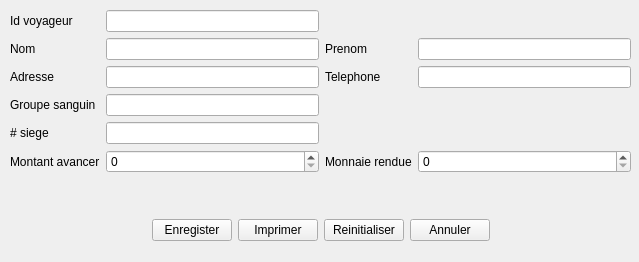
<?xml version="1.0" encoding="UTF-8"?>
<ui version="4.0">
 <class>Reservation</class>
 <widget class="QWidget" name="Reservation">
  <property name="windowModality">
   <enum>Qt::ApplicationModal</enum>
  </property>
  <property name="geometry">
   <rect>
    <x>0</x>
    <y>0</y>
    <width>639</width>
    <height>262</height>
   </rect>
  </property>
  <property name="minimumSize">
   <size>
    <width>639</width>
    <height>262</height>
   </size>
  </property>
  <property name="maximumSize">
   <size>
    <width>639</width>
    <height>262</height>
   </size>
  </property>
  <property name="windowTitle">
   <string>Reservation</string>
  </property>
  <widget class="QWidget" name="verticalLayoutWidget">
   <property name="geometry">
    <rect>
     <x>10</x>
     <y>10</y>
     <width>621</width>
     <height>231</height>
    </rect>
   </property>
   <layout class="QVBoxLayout" name="verticalLayout">
    <item>
     <layout class="QGridLayout" name="gridLayout">
      <item row="3" column="1">
       <widget class="QLineEdit" name="lineEdit_4"/>
      </item>
      <item row="6" column="1">
       <widget class="QSpinBox" name="spinBox"/>
      </item>
      <item row="2" column="0">
       <widget class="QLabel" name="label_2">
        <property name="text">
         <string>Nom</string>
        </property>
       </widget>
      </item>
      <item row="6" column="2">
       <widget class="QLabel" name="label_9">
        <property name="text">
         <string>Monnaie rendue</string>
        </property>
       </widget>
      </item>
      <item row="2" column="2">
       <widget class="QLabel" name="label_3">
        <property name="text">
         <string>Prenom</string>
        </property>
       </widget>
      </item>
      <item row="5" column="1">
       <widget class="QLineEdit" name="lineEdit_7"/>
      </item>
      <item row="3" column="0">
       <widget class="QLabel" name="label_4">
        <property name="text">
         <string>Adresse</string>
        </property>
       </widget>
      </item>
      <item row="5" column="0">
       <widget class="QLabel" name="label_7">
        <property name="text">
         <string># siege</string>
        </property>
       </widget>
      </item>
      <item row="4" column="1">
       <widget class="QLineEdit" name="lineEdit_6"/>
      </item>
      <item row="2" column="1">
       <widget class="QLineEdit" name="lineEdit_2"/>
      </item>
      <item row="4" column="0">
       <widget class="QLabel" name="label_6">
        <property name="text">
         <string>Groupe sanguin</string>
        </property>
       </widget>
      </item>
      <item row="3" column="3">
       <widget class="QLineEdit" name="lineEdit_5"/>
      </item>
      <item row="2" column="3">
       <widget class="QLineEdit" name="lineEdit_3"/>
      </item>
      <item row="3" column="2">
       <widget class="QLabel" name="label_5">
        <property name="text">
         <string>Telephone</string>
        </property>
       </widget>
      </item>
      <item row="6" column="0">
       <widget class="QLabel" name="label_8">
        <property name="text">
         <string>Montant avancer</string>
        </property>
       </widget>
      </item>
      <item row="0" column="1">
       <widget class="QLineEdit" name="lineEdit"/>
      </item>
      <item row="0" column="0">
       <widget class="QLabel" name="label">
        <property name="text">
         <string>Id voyageur</string>
        </property>
       </widget>
      </item>
      <item row="6" column="3">
       <widget class="QSpinBox" name="spinBox_2"/>
      </item>
     </layout>
    </item>
    <item>
     <spacer name="verticalSpacer">
      <property name="orientation">
       <enum>Qt::Vertical</enum>
      </property>
      <property name="sizeHint" stdset="0">
       <size>
        <width>20</width>
        <height>40</height>
       </size>
      </property>
     </spacer>
    </item>
    <item>
     <layout class="QHBoxLayout" name="horizontalLayout">
      <item>
       <spacer name="horizontalSpacer">
        <property name="orientation">
         <enum>Qt::Horizontal</enum>
        </property>
        <property name="sizeHint" stdset="0">
         <size>
          <width>40</width>
          <height>20</height>
         </size>
        </property>
       </spacer>
      </item>
      <item>
       <widget class="QPushButton" name="pushButton_2">
        <property name="text">
         <string>Enregister</string>
        </property>
       </widget>
      </item>
      <item>
       <widget class="QPushButton" name="pushButton_4">
        <property name="text">
         <string>Imprimer</string>
        </property>
       </widget>
      </item>
      <item>
       <widget class="QPushButton" name="pushButton_3">
        <property name="text">
         <string>Reinitialiser</string>
        </property>
       </widget>
      </item>
      <item>
       <widget class="QPushButton" name="pushButton">
        <property name="text">
         <string>Annuler</string>
        </property>
       </widget>
      </item>
      <item>
       <spacer name="horizontalSpacer_2">
        <property name="orientation">
         <enum>Qt::Horizontal</enum>
        </property>
        <property name="sizeHint" stdset="0">
         <size>
          <width>40</width>
          <height>20</height>
         </size>
        </property>
       </spacer>
      </item>
     </layout>
    </item>
   </layout>
  </widget>
 </widget>
 <resources/>
 <connections/>
</ui>
